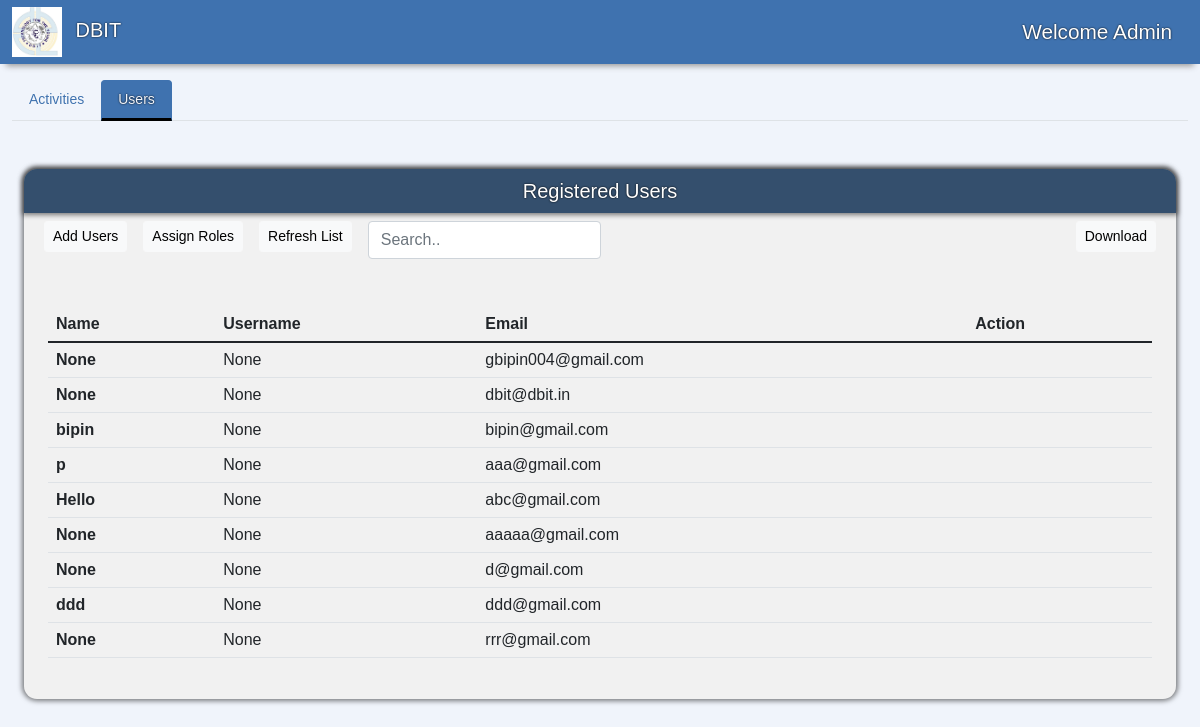
Page /AdminPage on the earlier database version.
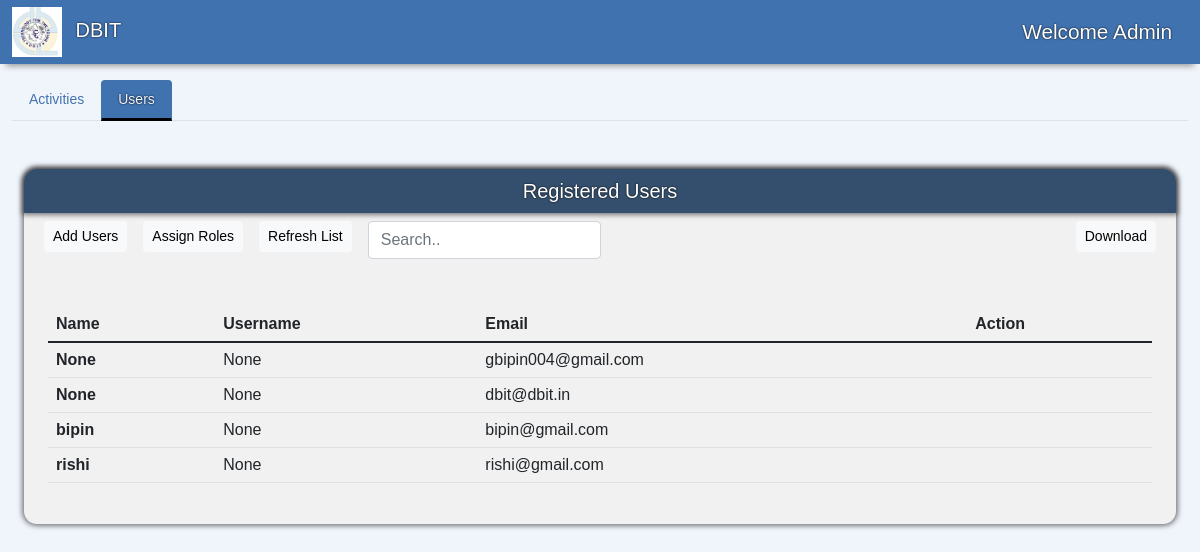
Same page on the later database version.
### accounts/models.py (models this page shows, shortened)
class User(AbstractUser):
    username = None
    email = models.EmailField(max_length=255, unique=True)
    created_on = models.DateTimeField(auto_now_add=True)
    active = models.BooleanField(default=True)
    staff=models.BooleanField(default=False)
    superuser=models.BooleanField(default=False)
    first_name=models.CharField(max_length=50,null=True)
    last_name=models.CharField(max_length=50,null=True)
    phone= models.CharField(max_length=12,null=True,blank=True)
    profile_img = models.ImageField(default='logo.png',null=True, blank=True,upload_to='images/')
    USERNAME_FIELD = 'email'
    REQUIRED_FIELDS = []
    objects = CustomUserManager()

### AdminPage/views.py (the view)
# urls.py: path('AdminPage', views.Adminpage, name= 'admin'),
def Adminpage(request):
    user = User.objects.all()
    context = {'user': user}
    return render(request, 'admin.html', context)

### templates/admin.html (shortened to what this page needs)
{% load static %}
<html lang="en">
<head>
  <link href="https://cdn.jsdelivr.net/npm/bootstrap@5.1.3/dist/css/bootstrap.min.css" rel="stylesheet">
  <link rel="stylesheet" href="https://cdn.jsdelivr.net/npm/bootstrap-icons@1.7.1/font/bootstrap-icons.css">
  <link rel="stylesheet" href="{% static 'css/navbar.css' %}">
  <link rel="stylesheet" href="{% static 'css/admin.css' %}">
</head>
<body>
  <nav class="navbar navbar-main sticky-top navbar-expand-lg">
    <div class="container-fluid">
      <a class="navbar-brand" href="#">
        <img src="{% static 'content/logo.png' %}" class=" me-2" width="50" height="50" alt="">
        DBIT
      </a>
      <div class="collapse navbar-collapse" id="navbar-content">
        <div class="ms-auto admin-greeting">
          Welcome Admin
        </div>
      </div>
    </div>
  </nav>
  <div class="container-fluid">
    <nav class="">
      <div class="nav nav-tabs mt-3" id="nav-tab" role="tablist">
        <button class="nav-link" id="nav-activities-tab" data-bs-toggle="tab" data-bs-target="#nav-activities" type="button" role="tab" aria-controls="nav-activities" aria-selected="false">
          Activities
        </button>
        <button class="nav-link active" id="nav-users-tab" data-bs-toggle="tab" data-bs-target="#nav-users" type="button" role="tab" aria-controls="nav-users-tab" aria-selected="true">
          Users
        </button>
      </div>
    </nav>
    <div class="tab-content mt-5" id="nav-tabContent">
      <div class="tab-pane fade show active" id="nav-users" role="tabpanel" aria-labelledby="nav-users-tab">
        <div class="container-fluid mb-5">
          <div class="sidebar flex-shrink-0 dashboard-navigation">
            <div class="sidebar-heading d-flex align-items-center justify-content-center">
              <h5>Registered Users</h5>
            </div>
            <div class="container-fluid" style="overflow-x: auto;">
              <div class="d-flex bd-highlight mb-3">
                <div class="p-2 bd-highlight">
                  <button type="button" class="btn btn-light meetings-btn ms-auto btn-sm" data-bs-toggle="modal" data-bs-target="#staticBackdrop">
                    Add Users
                  </button>
                </div>
                <div class="p-2 bd-highlight">
                  <button type="button" class="btn btn-light meetings-btn ms-auto btn-sm" data-bs-toggle="modal" data-bs-target="#staticBackdrop">
                    Assign Roles
                  </button>
                </div>
                <div class="p-2 bd-highlight">
                  <button class="btn btn-light  btn-sm" type="button" id="dropdownMenuButton1" data-bs-toggle="dropdown" aria-expanded="false">
                    Refresh List
                  </button>
                </div>
                <div class="p-2 bd-highlight">
                  <input class="form-control" id="myInput" type="text" placeholder="Search..">
                </div>
                <div class="ms-auto p-2 bd-highlight">
                  <button type="button" class="btn btn-light meetings-btn ms-auto btn-sm" data-bs-toggle="modal" data-bs-target="#staticBackdrop">
                    Download
                  </button>
                </div>
              </div>
            </div>
            <div class="table-div m-4 mt-4 mb-4">
              <table class="table">
                <thead>
                  <tr>
                    <th scope="col">Name</th>
                    <th scope="col">Username</th>
                    <th scope="col">Email</th>
                    <th scope="col">Action</th>
                  </tr>
                </thead>
                <tbody id="myTable">
                  {% for users in user %}
                  <tr>
                    <th scope="row">{{users.first_name}}</th>
                    <td>{{users.username}}</td>
                    <td>{{users.email}}</td>
                    <td>
                    </td>
                  </tr>
                  {% endfor %}
                </tbody>
              </table>
            </div>
          </div>
        </div>
      </div>
    </div>
  </div>
</body>
</html>

Differences in the rows shown:
removed User: first_name "p", username "None", email "aaa@gmail.com"
removed User: first_name "Hello", username "None", email "abc@gmail.com"
removed User: first_name "None", username "None", email "aaaaa@gmail.com"
removed User: first_name "None", username "None", email "d@gmail.com"
removed User: first_name "ddd", username "None", email "ddd@gmail.com"
removed User: first_name "None", username "None", email "rrr@gmail.com"
added User: first_name "rishi", username "None", email "rishi@gmail.com"
